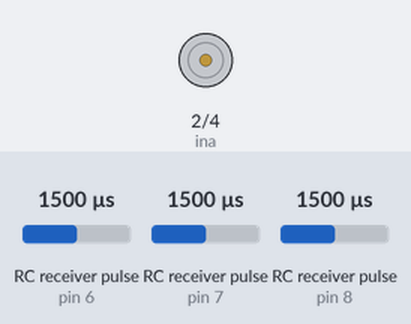
This program was run on a simulated Arduino Nano, built with avr-gcc and run on an emulated ATmega328P. Parts: motor-driver pin pairs drawn as motors (green arrow = first pin HIGH = forward, orange = second pin HIGH = backward, longer = more drive, scaled by the enable pin). Wiring (inferred from the names in the program): 3 × RC receiver channel: data pin 6 / data pin 7 / data pin 8. The inputs (shaded band) are chosen by the test bench; at power-on: RC receiver pulse (sensors on pin 7, pin 6, pin 8) 1500 µs. What the program prints to the serial monitor is not drawn.

Above: at 1.2 s.
1.3 s: RC receiver pulse (sensor on pin 7) set to 1428 µs
2.8 s: RC receiver pulse (sensor on pin 7) set to 1419 µs
4.3 s: RC receiver pulse (sensor on pin 7) set to 1020 µs
At 4.8 s:
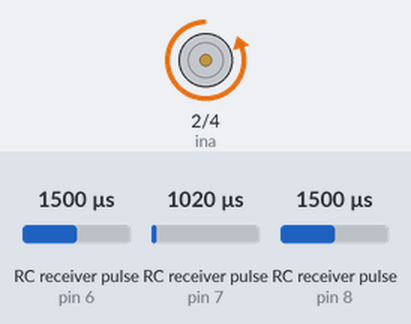
5.8 s: RC receiver pulse (sensor on pin 7) set to 1250 µs
At 7.0 s:
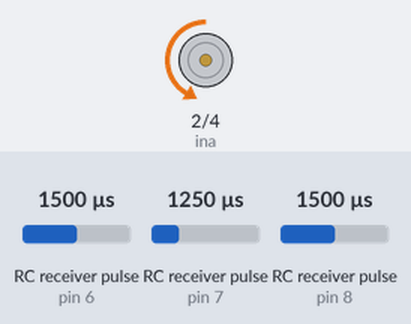
7.3 s: RC receiver pulse (sensor on pin 7) set to 1750 µs
At 8.2 s:
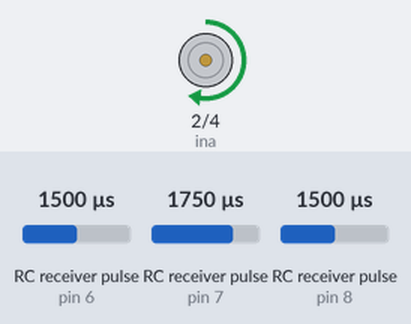
8.8 s: RC receiver pulse (sensor on pin 7) set to 1980 µs
At 9.4 s:
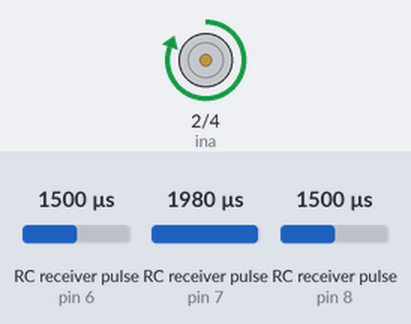
Timing chart, 0 to 11.3 s (numbered marks = the images above; inputs shaded):
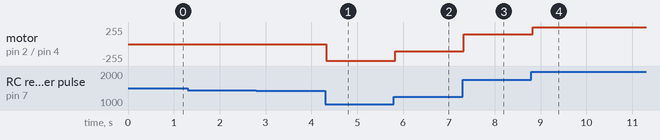

The program:

main.cpp
```cpp
#include <Arduino.h>

/*==========GENERAL INFO==========
MCU used - Arduino Nano
I2C pins RESERVED - A4 SDA, A5 SCL
Motor driver used - Olimex BB-VNH3SP30
|---------------------------------------------------------------------------|
|        The hardware connections to BOTH drivers are as follows:           |
|--------------------------------|------------------------------------------|
|  Connector at Olimexino-328    |      Connector at BB-VNH3SP30            |
|--------------------------------|------------------------------------------|
|    Not connected!              |          CTRL<1>,  VIN                   |
|    Power<3>, 5V         	     |          CTRL<2>,  +5V                   |
|    Power<4>, GND               |          CTRL<3>,  GND                   |
|    Digital<2>                  |          CTRL<4>,  INA                   | motor direction switch a
|    Digital<4>                  |          CTRL<5>,  INB                   | motor direction switch b
|    Digital<3>                  |          CTRL<6>,  PWM                   | motor speed pin
|    Digital<12>                 |          CTRL<7>,  ENA/DIAGA             | MUST BE SET TO INPUT
|    Digital<13>                 |          CTRL<8>,  ENB/DIAGB             | MUST BE SET TO INPUT
|--------------------------------|------------------------------------------|
RC used - Flysky FS-GT3B

*/

//========================================FUNCTION DECLARATIONS========================================


/*==========PINOUT==========
|D13/SCK - diagb/INPUT, grey    |D12/MISO     - diaga/INPUT, pink
|3V3     - unused               |D11/PWM/MOSI - unused
|AREF    - unused               |D10/PWM      - unused
|A0      - unused               |D9/PWM       - unused
|A1      - unused               |D8           - rc_button_pin/INPUT, ch3, grey
|A2      - unused               |D7           - rc_throttle_pin/INPUT, ch2, pink
|A3      - unused               |D6           - rc_steering_pin/INPUT, ch1, purple
|A4/SDA  - RESERVED             |D5/PWM       - unused
|A5/SCL  - RESERVED             |D4           - inb/OUTPUT, for switching motor direction, blue
|A6      - unused               |D3/PWM       - motor_speed_pin/OUTPUT, purple
|A7      - unused               |D2           - ina/OUTPUT, for switching motor direction, yellow
|5V      - 5V to bus            |GND          - GND to bus
|RST     - unused               |RST          - unused
|GND     - GND to bus           |RX           - unused
|VIN     - unused               |TX           - unused
*/


//==========RC INPUTS==========
int rc_steering_pin = 6; //channel 1, PWM "analog" input
int rc_throttle_pin = 7; //channel 2, PWM "analog" input
int rc_button_pin = 8;   //channel 3, PWM "analog" input, toggle action, state is RESET when the RC TX is turned off

//==========MOTOR DRIVER OUTPUTS==========
int diaga = 12; //diagnostic from motor driver
int diagb = 13; //diagnostic from motor driver
int motor_speed_pin = 3; //writes PWM value for motor speed control
int ina = 2; //together with inb controls motor direction
int inb = 4; //together with ina controls motor direction

//==========VARIABLES AND FLAGS==========
int rc_steering_inval = 0;
int rc_throttle_inval = 0;
int rc_button_inval = 0;

int rc_steering_mapval = 0;
int rc_throttle_mapval = 0;

bool rc_button_state = 0;
bool motors_forward = false;
bool motors_reverse = false;
bool motors_stop = false;

//========================================SETUP========================================
void setup()
{
Serial.begin(115200);

pinMode(rc_steering_pin, INPUT);
pinMode(rc_throttle_pin, INPUT);
pinMode(rc_button_pin, INPUT);

pinMode(diaga, INPUT);
pinMode(diagb, INPUT);
pinMode(motor_speed_pin, OUTPUT);
pinMode(ina, OUTPUT);
pinMode(inb, OUTPUT);

motors_stop = true;

}
//========================================LOOP========================================
void loop()
{

rc_steering_inval = pulseIn(rc_steering_pin, HIGH); //constrained to 1020-1420 if <= 1420, 1520-1920 if >=1520, else 1470 mid-point (deadzone +- 50)
rc_throttle_inval = pulseIn(rc_throttle_pin, HIGH); //constrained to 1020-1420 if <= 1420, 1520-1920 if >=1520, else 1470 mid-point (deadzone +- 50)
rc_button_inval = pulseIn(rc_button_pin, HIGH);     //no need for constraint or deadzone, read below 1500 or above 1501

//==========CONSTRAIN INPUTS, SET DEADZONES, SET MOTOR DIRECTION FLAGS, REMAP VALUES FOR PWM OUTPUT==========
    if (rc_steering_inval <= 1420)
    {
        rc_steering_inval = constrain(rc_steering_inval, 1020, 1420);
        rc_steering_mapval = map(rc_steering_inval, 1420, 1020, 89, 0);
    }
    else if (rc_steering_inval >= 1520)
    {
        rc_steering_inval = constrain(rc_steering_inval, 1520, 1920);
        rc_steering_mapval = map(rc_steering_inval, 1520, 1920, 91, 180);
    }

    else
    {
        rc_steering_inval = 1470;
        rc_steering_mapval = 90;
    }


    if (rc_throttle_inval <= 1420)
    {
        rc_throttle_inval = constrain(rc_throttle_inval, 1020, 1420);
        rc_throttle_mapval = map(rc_throttle_inval, 1420, 1020, 0, 255);
        motors_forward = false;
        motors_reverse = true;
        motors_stop = false;
    }
    else if (rc_throttle_inval >= 1520)
    {
        rc_throttle_inval = constrain(rc_throttle_inval, 1520, 1920);
        rc_throttle_mapval = map(rc_throttle_inval, 1520, 1920, 0, 255);
        motors_forward = true;
        motors_reverse = false;
        motors_stop = false;
    }
    else
    {
        rc_throttle_inval = 1470;
        rc_throttle_mapval = 0;
        motors_forward = false;
        motors_reverse = false;
        motors_stop = true;
    }

//========================================TEST CODE START========================================
if (motors_forward == true)
    {
        digitalWrite(ina, HIGH);
        digitalWrite(inb, LOW);
        analogWrite(motor_speed_pin, rc_throttle_mapval);
    }
else if (motors_reverse == true)
    {
        digitalWrite(ina, LOW);
        digitalWrite(inb, HIGH);
        analogWrite(motor_speed_pin, rc_throttle_mapval);
    }
else
    {
        digitalWrite(ina, LOW);
        digitalWrite(inb, LOW);
    }
/*
digitalWrite(ina, HIGH);
digitalWrite(inb, LOW);
rc_throttle_mapval = map(rc_throttle_inval, 1420, 1920, 0, 255);
rc_throttle_mapval = constrain(rc_throttle_mapval, 0, 255);
analogWrite(motor_speed_pin, rc_throttle_mapval);
*/
//========================================TEST CODE END========================================

//serial debugging
Serial.print("rc_steering_inval = ");
Serial.print(rc_steering_inval);
Serial.print(" rc_steering_mapval = ");
Serial.print(rc_steering_mapval);
Serial.print(" rc_throttle_inval = ");
Serial.print(rc_throttle_inval);
Serial.print(" rc_throttle_mapval = ");
Serial.print(rc_throttle_mapval);
Serial.print(" rc_button_inval = ");
Serial.print(rc_button_inval);
Serial.print(" motor fwd: ");
Serial.print(motors_forward);
Serial.print(" motor rev: ");
Serial.print(motors_reverse);\
Serial.print(" motor stop: ");
Serial.println(motors_stop);

}
//========================================FUNCTION DEFINITIONS======================================== 
```

Measured:
- after the input at 1.3 s, every drawn part: stays the same
- after the input at 4.3 s, motor on pin 2 (ina) / pin 4 (inb): stopped → backward 254/255 at once
- after the input at 5.8 s, motor on pin 2 (ina) / pin 4 (inb): backward 254/255 → backward 107/255 at once
- after the input at 7.3 s, motor on pin 2 (ina) / pin 4 (inb): backward 107/255 → forward 147/255 at once
- after the input at 8.8 s, motor on pin 2 (ina) / pin 4 (inb): forward 147/255 → forward 255/255 at once
